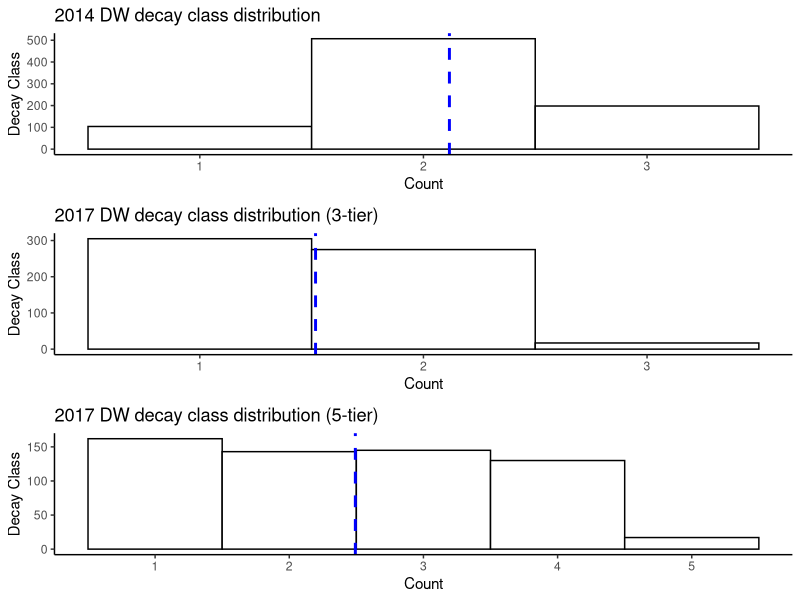
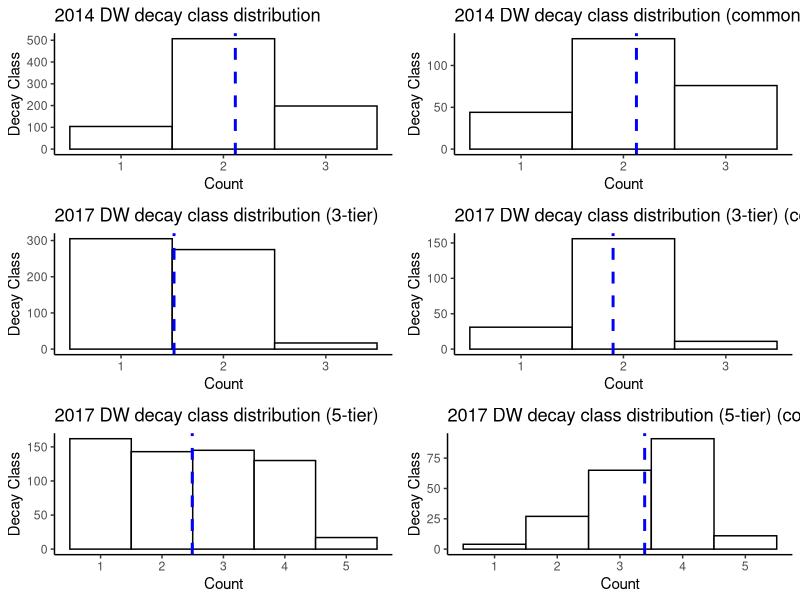
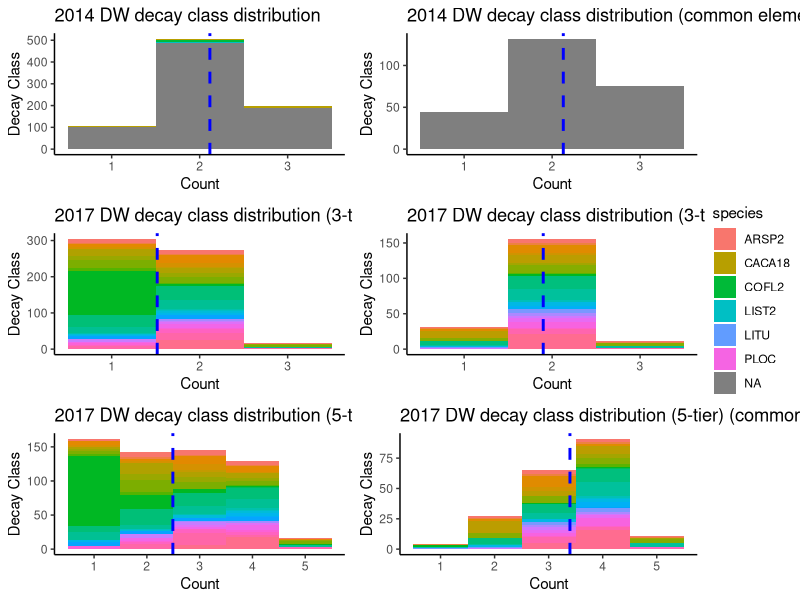

The R source for these figures, in order:
# deadwood script - initial look at distributions 

### 1. ORGANIZE WORKSPACE----
# set up workspace and load in relevant data frames
# dw surveys from 2014 (?) and 2017 -> dw1 and dw2
library(ggplot2)
library(ggpubr)
library(dplyr)

setwd("/Users/abbeyyatsko/Desktop/repos/serc_deadwood/uncleaned_data")
dw2014 <- read.csv("DW_2014.csv", na.strings=c("","NA"))
dw2017 <- read.csv("DW_2017.csv", na.strings=c("","NA"))

# note the length of the two dataframes
# > 2014 has 1371 observations 
# > 2017 has 656 observations (approximately half of the preceding survey)

### 2. FILTER DATA----
# remove observations that do not have a tree tag ID
# function for complete cases (by survey)
completeFun_2014 <- function(dw2014, tag) {
  completeVec <- complete.cases(dw2014[, tag])
  return(dw2014[completeVec, ])
}

completeFun_2017 <- function(dw2017, STEMTAG) {
  completeVec <- complete.cases(dw2017[, STEMTAG])
  return(dw2017[completeVec, ])
}

dw2014 <- dw2014[dw2014$tag != "no tag", ]
dw2014 <- completeFun_2014(dw2014, "tag")
dw2017 <- completeFun_2017(dw2017, "STEMTAG")

# reduce data sets to include only tagged samples that have a recorded decay class
dw2014 <- completeFun_2014(dw2014, "decay")
# there is a random observation for the 2014 that records a decay class 6 - remove
dw2014 <- dw2014[dw2014$decay != "6", ] 
dw2017 <- completeFun_2017(dw2017, "DECAYCLASSORIG")

### 3. DECAY CLASS DISTRIBUTION COMPARISON 2014-2017 ----
# filtering order: are tagged --> have decay class info available 

# 2014 DW data 
DW_2014 <- ggplot(dw2014, aes(x=decay)) + 
  geom_histogram(binwidth=1, color = "black", fill="white")+
  theme_classic()+
  geom_vline(aes(xintercept=mean(decay)),
             color="blue", linetype="dashed", size=1)+
  ggtitle("2014 DW decay class distribution") +
  xlab("Count") + ylab("Decay Class")

# 2017 DW data 
# taking into consideration the 'converted' decay class values first (5 tier -> 3 tier)
DW_2017_3T <- ggplot(dw2017, aes(x=DECAYCLASSORIG)) + 
  geom_histogram(binwidth=1, color = "black", fill="white")+
  theme_classic()+
  geom_vline(aes(xintercept=mean(DECAYCLASSORIG)),
             color="blue", linetype="dashed", size=1)+
  ggtitle("2017 DW decay class distribution (3-tier)") +
  xlab("Count") + ylab("Decay Class")

# distribution of the original decay class values (5 tier)
DW_2017_5T <- ggplot(dw2017, aes(x=DECAYCLASS)) + 
  geom_histogram(binwidth=1, color = "black", fill="white")+
  theme_classic()+
  geom_vline(aes(xintercept=mean(DECAYCLASS)),
             color="blue", linetype="dashed", size=1)+
  ggtitle("2017 DW decay class distribution (5-tier)") +
  xlab("Count") + ylab("Decay Class")

# alligned together 
ggarrange(DW_2014,DW_2017_3T,DW_2017_5T,  ncol = 1, nrow = 3)

### 4. IDENTIFY COMMON ELEMENTS ACROSS 2014 and 2017 DATA ----
# goal: to see how decay class has progressed through time for a given DW piece
# (indicated by stem tag number) 

# therefore, we first need to identify which stem tags are shared between both DW_2014
# and DW_2017
common_elements <- Reduce(intersect, list(dw2014[, 1], dw2017[, 2]));
common_elements

# n = 148 stem tag IDs that can be traced from 2014 to 2017 with the means of making comparison 
# question: what do these distributions look like for 'common elements' each survey year?

# filter out common elements from 2014 and 2017 data 
dw2014_CE <- dw2014 %>% filter(tag %in% common_elements)
# length: 252 (therefore some repetitions for different A or B pieces)
dw2017_CE <- dw2017 %>% filter(STEMTAG %in% common_elements)
# length: 198 (therefore some repetitions for different A or B pieces)

sum(is.na(dw2014_CE$piece.id))
sum(is.na(dw2017_CE$PIECE))

# decay class distributions for common elements 
DW_2014_CE <- ggplot(dw2014_CE, aes(x=decay)) + 
  geom_histogram(binwidth=1, color = "black", fill="white")+
  theme_classic()+
  geom_vline(aes(xintercept=mean(decay)),
             color="blue", linetype="dashed", size=1)+
  ggtitle("2014 DW decay class distribution (common elements)") +
  xlab("Count") + ylab("Decay Class")

DW_2017_3T_CE <- ggplot(dw2017_CE, aes(x=DECAYCLASSORIG)) + 
  geom_histogram(binwidth=1, color = "black", fill="white")+
  theme_classic()+
  geom_vline(aes(xintercept=mean(DECAYCLASSORIG)),
             color="blue", linetype="dashed", size=1)+
  ggtitle("2017 DW decay class distribution (3-tier) (common elements)") +
  xlab("Count") + ylab("Decay Class")

DW_2017_5T_CE <- ggplot(dw2017_CE, aes(x=DECAYCLASS)) + 
  geom_histogram(binwidth=1, color = "black", fill="white")+
  theme_classic()+
  geom_vline(aes(xintercept=mean(DECAYCLASS)),
             color="blue", linetype="dashed", size=1)+
  ggtitle("2017 DW decay class distribution (5-tier) (common elements)") +
  xlab("Count") + ylab("Decay Class")

# compare distributions of decay class for full data set (left) and subsetted by common elements (right)
ggarrange(DW_2014,DW_2014_CE,DW_2017_3T,DW_2017_3T_CE,DW_2017_5T,DW_2017_5T_CE,  ncol = 2, nrow = 3)

# include some species indicators in the frequency histograms 
DW_2014_sp <- ggplot(dw2014, aes(x=decay, fill = species)) + 
  geom_histogram(binwidth=1)+
  theme_classic()+
  geom_vline(aes(xintercept=mean(decay)),
             color="blue", linetype="dashed", size=1)+
  ggtitle("2014 DW decay class distribution") +
  xlab("Count") + ylab("Decay Class")+
  theme(legend.position = "none")

DW_2017_3T_sp <- ggplot(dw2017, aes(x=DECAYCLASSORIG, fill = SPCODE)) + 
  geom_histogram(binwidth=1)+
  theme_classic()+
  geom_vline(aes(xintercept=mean(DECAYCLASSORIG)),
             color="blue", linetype="dashed", size=1)+
  ggtitle("2017 DW decay class distribution (3-tier)") +
  xlab("Count") + ylab("Decay Class")+
  theme(legend.position = "none")

# distribution of the original decay class values (5 tier)
DW_2017_5T_sp <- ggplot(dw2017, aes(x=DECAYCLASS, fill = SPCODE)) + 
  geom_histogram(binwidth=1)+
  theme_classic()+
  geom_vline(aes(xintercept=mean(DECAYCLASS)),
             color="blue", linetype="dashed", size=1)+
  ggtitle("2017 DW decay class distribution (5-tier)") +
  xlab("Count") + ylab("Decay Class")+
  theme(legend.position = "none")

DW_2014_CE_sp <- ggplot(dw2014_CE, aes(x=decay, fill = species)) + 
  geom_histogram(binwidth=1)+
  theme_classic()+
  geom_vline(aes(xintercept=mean(decay)),
             color="blue", linetype="dashed", size=1)+
  ggtitle("2014 DW decay class distribution (common elements)") +
  xlab("Count") + ylab("Decay Class")+
  theme(legend.position = "none")

DW_2017_3T_CE_sp <- ggplot(dw2017_CE, aes(x=DECAYCLASSORIG, fill = SPCODE)) + 
  geom_histogram(binwidth=1)+
  theme_classic()+
  geom_vline(aes(xintercept=mean(DECAYCLASSORIG)),
             color="blue", linetype="dashed", size=1)+
  ggtitle("2017 DW decay class distribution (3-tier) (common elements)") +
  xlab("Count") + ylab("Decay Class")+
  theme(legend.position = "none")

DW_2017_5T_CE_sp <- ggplot(dw2017_CE, aes(x=DECAYCLASS, fill = SPCODE)) + 
  geom_histogram(binwidth=1)+
  theme_classic()+
  geom_vline(aes(xintercept=mean(DECAYCLASS)),
             color="blue", linetype="dashed", size=1)+
  ggtitle("2017 DW decay class distribution (5-tier) (common elements)") +
  xlab("Count") + ylab("Decay Class")

ggarrange(DW_2014_sp,DW_2014_CE_sp,DW_2017_3T_sp,DW_2017_3T_CE_sp,
          DW_2017_5T_sp,DW_2017_5T_CE_sp,  ncol = 2, nrow = 3,
          common.legend = TRUE, legend="right")

### 5. PIECE TOGETHER THE PIECES ----
# make a column that merges stem tag ID with piece identifiers (letter)
dw2014_CE$tagpiece <- paste(dw2014_CE$tag,dw2014_CE$piece.id)
dw2017_CE$tagpiece <- paste(dw2017_CE$STEMTAG,dw2017_CE$PIECE)

# now compare common elements of 'tagpiece' between 2014 and 2017 data 
common_elements_piece <- Reduce(intersect, list(dw2014_CE[, 25], dw2017_CE[, 32]));
common_elements_piece

# filter out common elements from 2014 and 2017 data 
dw2014_CE_piece <- dw2014_CE %>% filter(tagpiece %in% common_elements_piece)
# length: 252 (therefore some repetitions for different A or B pieces)
dw2017_CE_piece <- dw2017_CE %>% filter(tagpiece %in% common_elements_piece)
# length: 198 (therefore some repetitions for different A or B pieces)







